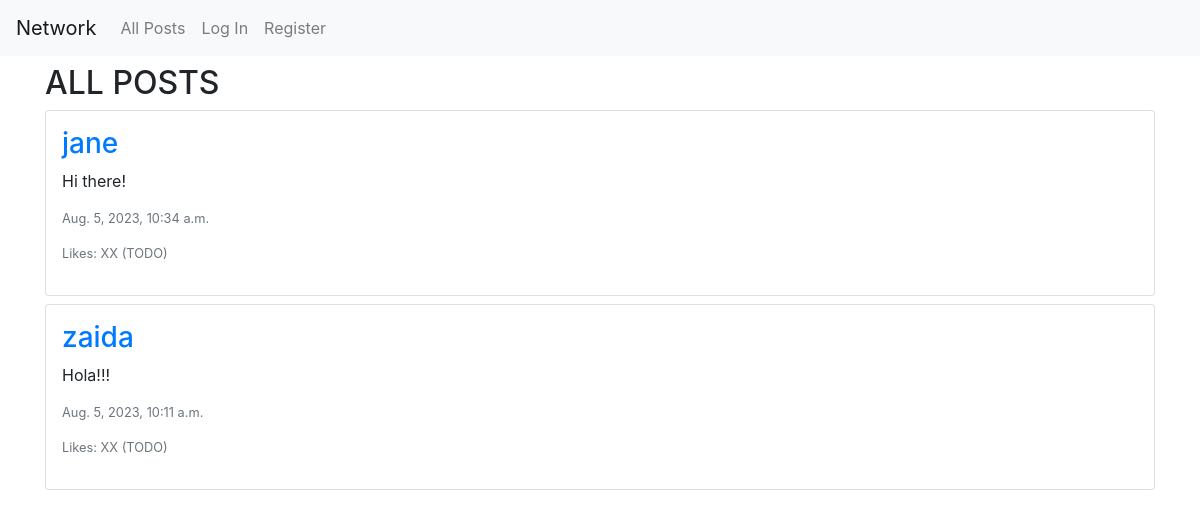
The app's page /, older data.
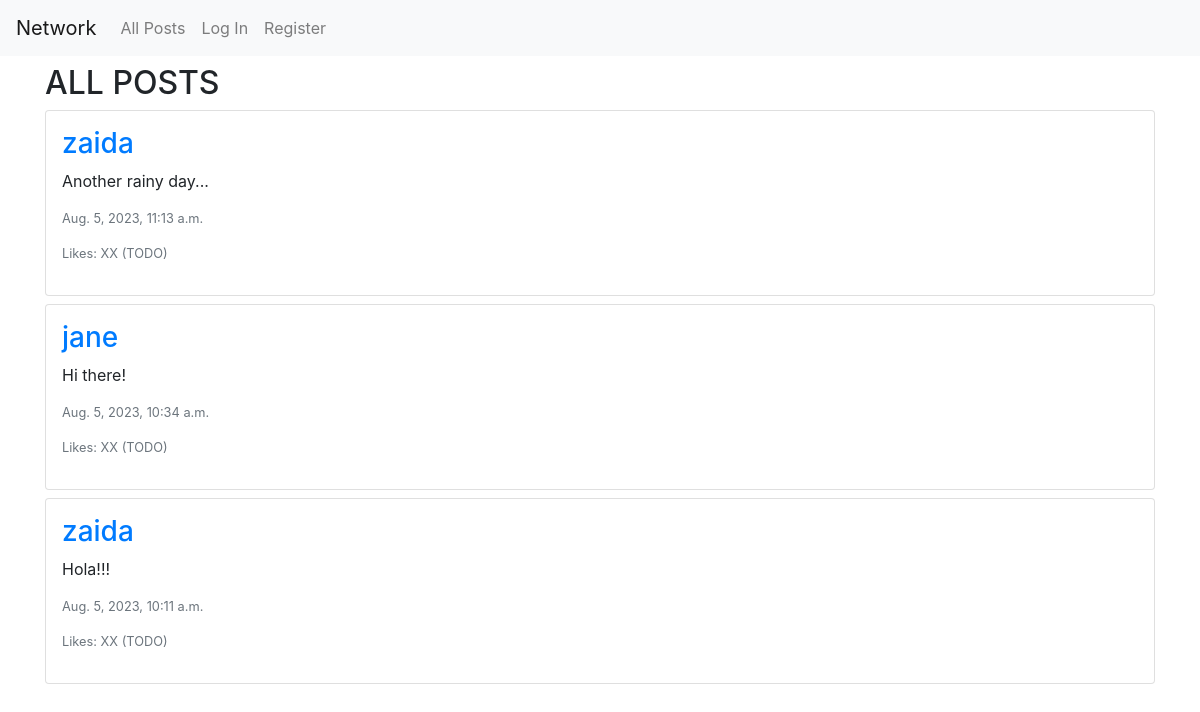
The same page, newer data.
### network/models.py (models this page shows, shortened)
class Post(models.Model):
    author = models.ForeignKey(User, on_delete=models.CASCADE, related_name='posts')
    body = models.CharField(max_length=255)
    timestamp = models.DateTimeField(auto_now_add=True)

class User(AbstractUser):
    pass

### network/views.py (the view)
# urls.py: path("", views.index, name="index"),
def index(request):
    posts = Post.objects.all().order_by('id').reverse()
    paginator = Paginator(posts, 10)
    page_number = request.GET.get('page')
    page_obj = paginator.get_page(page_number)
    return render(request, "network/index.html", {
        'posts': posts,
        'page_obj': page_obj
    })

### network/templates/network/index.html (shortened to what this page needs)
{% extends "network/layout.html" %} {% block body %}
<div class="container pt-2">
  <h2>ALL POSTS</h2>
  <div id="all-posts">
    {% for post in page_obj %}
    <div class="card mb-2 p-3">
      <h3>
        <a href="{% url 'profile' user_id=post.author.id %}"
          >{{ post.author }}</a
        >
      </h3>
      <p>{{ post.body }}</p>
      <p class="text-secondary lh-1 small">{{ post.timestamp }}</p>
      <p class="text-secondary lh-1 small">Likes: XX (TODO)</p>
    </div>
    {% empty %}
    <h3>No posts available</h3>
    {% endfor %}
  </div>
</div>
{% endblock %}

Row changes from the older to the newer data that the page shows:
added Post: author "zaida", body "Another rainy day...", timestamp "Aug. 5, 2023, 11:13 a.m."
